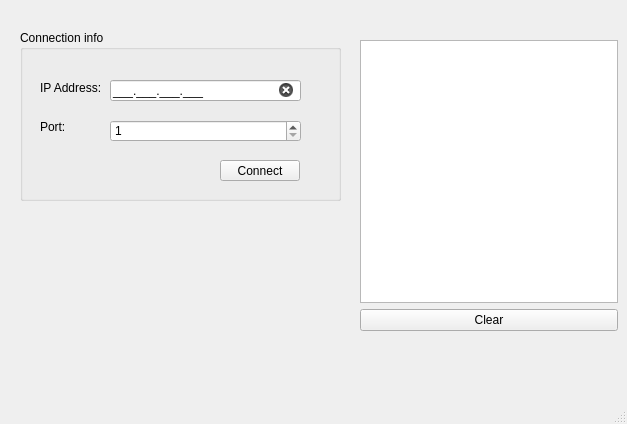
<?xml version="1.0" encoding="UTF-8"?>
<ui version="4.0">
 <class>MainWindow</class>
 <widget class="QMainWindow" name="MainWindow">
  <property name="geometry">
   <rect>
    <x>0</x>
    <y>0</y>
    <width>627</width>
    <height>424</height>
   </rect>
  </property>
  <property name="windowTitle">
   <string>MainWindow</string>
  </property>
  <property name="styleSheet">
   <string notr="true">#IPAddress[state=&quot;0&quot;]{
background-color: rgb(255, 0, 0);
}
#IPAddress[state=&quot;1&quot;]{
background-color: rgb(0, 170, 0);
}</string>
  </property>
  <widget class="QWidget" name="centralwidget">
   <widget class="QGroupBox" name="groupBox">
    <property name="geometry">
     <rect>
      <x>20</x>
      <y>30</y>
      <width>321</width>
      <height>171</height>
     </rect>
    </property>
    <property name="title">
     <string>Connection info</string>
    </property>
    <widget class="QLabel" name="label">
     <property name="geometry">
      <rect>
       <x>20</x>
       <y>50</y>
       <width>61</width>
       <height>16</height>
      </rect>
     </property>
     <property name="text">
      <string>IP Address:</string>
     </property>
    </widget>
    <widget class="QLabel" name="label_2">
     <property name="geometry">
      <rect>
       <x>20</x>
       <y>90</y>
       <width>47</width>
       <height>13</height>
      </rect>
     </property>
     <property name="text">
      <string>Port:</string>
     </property>
    </widget>
    <widget class="QLineEdit" name="IPAddress">
     <property name="geometry">
      <rect>
       <x>90</x>
       <y>50</y>
       <width>191</width>
       <height>21</height>
      </rect>
     </property>
     <property name="styleSheet">
      <string notr="true"/>
     </property>
     <property name="inputMask">
      <string>000.000.000.000;_</string>
     </property>
     <property name="clearButtonEnabled">
      <bool>true</bool>
     </property>
    </widget>
    <widget class="QSpinBox" name="spinPort">
     <property name="geometry">
      <rect>
       <x>90</x>
       <y>90</y>
       <width>191</width>
       <height>22</height>
      </rect>
     </property>
     <property name="minimum">
      <number>1</number>
     </property>
     <property name="maximum">
      <number>65535</number>
     </property>
    </widget>
    <widget class="QPushButton" name="btnConnect">
     <property name="geometry">
      <rect>
       <x>200</x>
       <y>130</y>
       <width>80</width>
       <height>21</height>
      </rect>
     </property>
     <property name="text">
      <string>Connect</string>
     </property>
    </widget>
   </widget>
   <widget class="QWidget" name="">
    <property name="geometry">
     <rect>
      <x>360</x>
      <y>40</y>
      <width>258</width>
      <height>291</height>
     </rect>
    </property>
    <layout class="QVBoxLayout" name="verticalLayout">
     <item>
      <widget class="QListWidget" name="console"/>
     </item>
     <item>
      <widget class="QPushButton" name="pushButton_2">
       <property name="text">
        <string>Clear</string>
       </property>
      </widget>
     </item>
    </layout>
   </widget>
  </widget>
  <widget class="QMenuBar" name="menubar">
   <property name="geometry">
    <rect>
     <x>0</x>
     <y>0</y>
     <width>627</width>
     <height>20</height>
    </rect>
   </property>
  </widget>
  <widget class="QStatusBar" name="statusbar"/>
 </widget>
 <resources/>
 <connections>
  <connection>
   <sender>pushButton_2</sender>
   <signal>clicked()</signal>
   <receiver>console</receiver>
   <slot>clear()</slot>
   <hints>
    <hint type="sourcelabel">
     <x>462</x>
     <y>332</y>
    </hint>
    <hint type="destinationlabel">
     <x>471</x>
     <y>284</y>
    </hint>
   </hints>
  </connection>
 </connections>
</ui>
